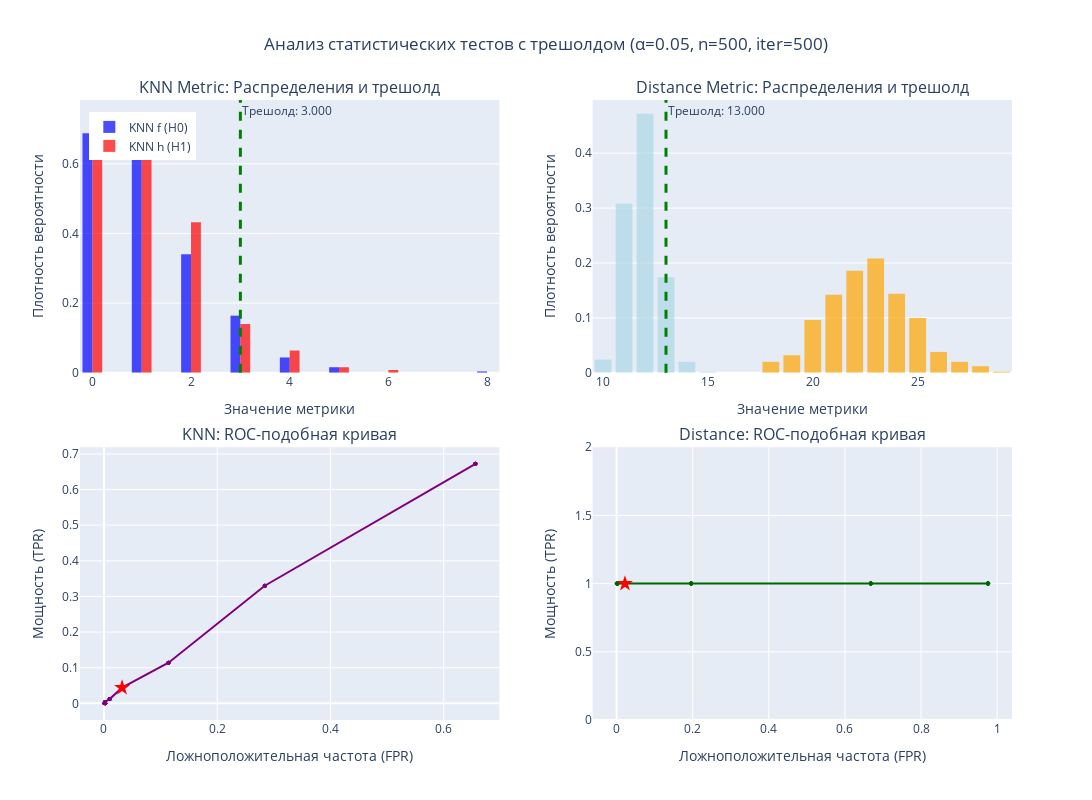

Here is the notebook cell this chart was saved with:
### Code cell
fig = make_subplots(
    rows=2,
    cols=2,
    subplot_titles=(
        "KNN Metric: Распределения и трешолд",
        "Distance Metric: Распределения и трешолд",
        "KNN: ROC-подобная кривая",
        "Distance: ROC-подобная кривая",
    ),
    specs=[
        [{"secondary_y": False}, {"secondary_y": False}],
        [{"secondary_y": False}, {"secondary_y": False}],
    ],
    vertical_spacing=0.12,
    horizontal_spacing=0.1,
)

fig.add_trace(
    go.Histogram(
        x=knn_f,
        name="KNN f (H0)",
        opacity=0.7,
        nbinsx=30,
        marker_color="blue",
        histnorm="probability density",
    ),
    row=1,
    col=1,
)

fig.add_trace(
    go.Histogram(
        x=knn_h,
        name="KNN h (H1)",
        opacity=0.7,
        nbinsx=30,
        marker_color="red",
        histnorm="probability density",
    ),
    row=1,
    col=1,
)

fig.add_vline(
    x=knn_thr,
    line=dict(color="green", width=3, dash="dash"),
    annotation_text=f"Трешолд: {knn_thr:.3f}",
    row=1,
    col=1,
)

fig.add_trace(
    go.Histogram(
        x=dist_f,
        name="Distance f (H0)",
        opacity=0.7,
        nbinsx=30,
        marker_color="lightblue",
        histnorm="probability density",
        showlegend=False,
    ),
    row=1,
    col=2,
)

fig.add_trace(
    go.Histogram(
        x=dist_h,
        name="Distance h (H1)",
        opacity=0.7,
        nbinsx=30,
        marker_color="orange",
        histnorm="probability density",
        showlegend=False,
    ),
    row=1,
    col=2,
)

fig.add_vline(
    x=dist_thr,
    line=dict(color="green", width=3, dash="dash"),
    annotation_text=f"Трешолд: {dist_thr:.3f}",
    row=1,
    col=2,
)

thresholds_knn: np.ndarray = np.linspace(min(knn_f), max(knn_f), 50)
power_knn: List[float] = [
    sum(np.array(knn_h) > thr) / len(knn_h) for thr in thresholds_knn
]
fpr_knn: List[float] = [
    sum(np.array(knn_f) > thr) / len(knn_f) for thr in thresholds_knn
]

fig.add_trace(
    go.Scatter(
        x=fpr_knn,
        y=power_knn,
        mode="lines+markers",
        name="KNN ROC",
        line=dict(color="purple", width=2),
        marker=dict(size=4),
        showlegend=False,
    ),
    row=2,
    col=1,
)

current_fpr_knn: float = sum(np.array(knn_f) > knn_thr) / len(knn_f)
current_power_knn: float = sum(np.array(knn_h) > knn_thr) / len(knn_h)
fig.add_trace(
    go.Scatter(
        x=[current_fpr_knn],
        y=[current_power_knn],
        mode="markers",
        marker=dict(size=12, color="red", symbol="star"),
        name=f"α={a}",
        showlegend=False,
    ),
    row=2,
    col=1,
)

thresholds_dist: np.ndarray = np.linspace(min(dist_f), max(dist_f), 50)
power_dist: List[float] = [
    sum(np.array(dist_h) > thr) / len(dist_h) for thr in thresholds_dist
]
fpr_dist: List[float] = [
    sum(np.array(dist_f) > thr) / len(dist_f) for thr in thresholds_dist
]

fig.add_trace(
    go.Scatter(
        x=fpr_dist,
        y=power_dist,
        mode="lines+markers",
        name="Distance ROC",
        line=dict(color="darkgreen", width=2),
        marker=dict(size=4),
        showlegend=False,
    ),
    row=2,
    col=2,
)

current_fpr_dist: float = sum(np.array(dist_f) > dist_thr) / len(dist_f)
current_power_dist: float = sum(np.array(dist_h) > dist_thr) / len(dist_h)
fig.add_trace(
    go.Scatter(
        x=[current_fpr_dist],
        y=[current_power_dist],
        mode="markers",
        marker=dict(size=12, color="red", symbol="star"),
        name=f"α={a}",
        showlegend=False,
    ),
    row=2,
    col=2,
)

fig.update_xaxes(title_text="Значение метрики", row=1, col=1)
fig.update_xaxes(title_text="Значение метрики", row=1, col=2)
fig.update_xaxes(title_text="Ложноположительная частота (FPR)", row=2, col=1)
fig.update_xaxes(title_text="Ложноположительная частота (FPR)", row=2, col=2)

fig.update_yaxes(title_text="Плотность вероятности", row=1, col=1)
fig.update_yaxes(title_text="Плотность вероятности", row=1, col=2)
fig.update_yaxes(title_text="Мощность (TPR)", row=2, col=1)
fig.update_yaxes(title_text="Мощность (TPR)", row=2, col=2)

fig.update_layout(
    title_text=f"Анализ статистических тестов с трешолдом (α={a}, n={n}, iter={mc_iter})",
    title_x=0.5,
    width=1300,
    height=800,
    showlegend=True,
    legend=dict(yanchor="top", y=0.98, xanchor="left", x=0.01),
)

fig.show()

### Figure 1 — Plotly figure (JSON) as saved in the notebook; plotly's stock layout.template omitted (floating-point values rounded to 4 significant figures; data arrays with more than 128 entries replaced by an {"elided": "..."} marker saying what was removed)
{"data": [{"histnorm": "probability density", "marker": {"color": "blue"}, "name": "KNN f (H0)", "nbinsx": 30, "opacity": 0.7, "type": "histogram", "x": {"elided": "500 int values"}, "xaxis": "x", "yaxis": "y"}, {"histnorm": "probability density", "marker": {"color": "red"}, "name": "KNN h (H1)", "nbinsx": 30, "opacity": 0.7, "type": "histogram", "x": {"elided": "500 int values"}, "xaxis": "x", "yaxis": "y"}, {"histnorm": "probability density", "marker": {"color": "lightblue"}, "name": "Distance f (H0)", "nbinsx": 30, "opacity": 0.7, "showlegend": false, "type": "histogram", "x": {"elided": "500 int values"}, "xaxis": "x2", "yaxis": "y2"}, {"histnorm": "probability density", "marker": {"color": "orange"}, "name": "Distance h (H1)", "nbinsx": 30, "opacity": 0.7, "showlegend": false, "type": "histogram", "x": {"elided": "500 int values"}, "xaxis": "x2", "yaxis": "y2"}, {"line": {"color": "purple", "width": 2}, "marker": {"size": 4}, "mode": "lines+markers", "name": "KNN ROC", "showlegend": false, "type": "scatter", "x": [0.656, 0.656, 0.656, 0.656, 0.656, 0.656, 0.656, 0.284, 0.284, 0.284, 0.284, 0.284, 0.284, 0.114, 0.114, 0.114, 0.114, 0.114, 0.114, 0.032, 0.032, 0.032, 0.032, 0.032, 0.032, 0.01, 0.01, 0.01, 0.01, 0.01, 0.01, 0.002, 0.002, 0.002, 0.002, 0.002, 0.002, 0.002, 0.002, 0.002, 0.002, 0.002, 0.002, 0.002, 0.002, 0.002, 0.002, 0.002, 0.002, 0], "xaxis": "x3", "y": [0.672, 0.672, 0.672, 0.672, 0.672, 0.672, 0.672, 0.33, 0.33, 0.33, 0.33, 0.33, 0.33, 0.114, 0.114, 0.114, 0.114, 0.114, 0.114, 0.044, 0.044, 0.044, 0.044, 0.044, 0.044, 0.012, 0.012, 0.012, 0.012, 0.012, 0.012, 0.004, 0.004, 0.004, 0.004, 0.004, 0.004, 0, 0, 0, 0, 0, 0, 0, 0, 0, 0, 0, 0, 0], "yaxis": "y3"}, {"marker": {"color": "red", "size": 12, "symbol": "star"}, "mode": "markers", "name": "α=0.05", "showlegend": false, "type": "scatter", "x": [0.032], "xaxis": "x3", "y": [0.044], "yaxis": "y3"}, {"line": {"color": "darkgreen", "width": 2}, "marker": {"size": 4}, "mode": "lines+markers", "name": "Distance ROC", "showlegend": false, "type": "scatter", "x": [0.976, 0.976, 0.976, 0.976, 0.976, 0.976, 0.976, 0.976, 0.976, 0.976, 0.668, 0.668, 0.668, 0.668, 0.668, 0.668, 0.668, 0.668, 0.668, 0.668, 0.196, 0.196, 0.196, 0.196, 0.196, 0.196, 0.196, 0.196, 0.196, 0.196, 0.022, 0.022, 0.022, 0.022, 0.022, 0.022, 0.022, 0.022, 0.022, 0.022, 0.002, 0.002, 0.002, 0.002, 0.002, 0.002, 0.002, 0.002, 0.002, 0], "xaxis": "x4", "y": [1, 1, 1, 1, 1, 1, 1, 1, 1, 1, 1, 1, 1, 1, 1, 1, 1, 1, 1, 1, 1, 1, 1, 1, 1, 1, 1, 1, 1, 1, 1, 1, 1, 1, 1, 1, 1, 1, 1, 1, 1, 1, 1, 1, 1, 1, 1, 1, 1, 1], "yaxis": "y4"}, {"marker": {"color": "red", "size": 12, "symbol": "star"}, "mode": "markers", "name": "α=0.05", "showlegend": false, "type": "scatter", "x": [0.022], "xaxis": "x4", "y": [1], "yaxis": "y4"}], "layout": {"annotations": [{"font": {"size": 16}, "showarrow": false, "text": "KNN Metric: Распределения и трешолд", "x": 0.225, "xanchor": "center", "xref": "paper", "y": 1, "yanchor": "bottom", "yref": "paper"}, {"font": {"size": 16}, "showarrow": false, "text": "Distance Metric: Распределения и трешолд", "x": 0.775, "xanchor": "center", "xref": "paper", "y": 1, "yanchor": "bottom", "yref": "paper"}, {"font": {"size": 16}, "showarrow": false, "text": "KNN: ROC-подобная кривая", "x": 0.225, "xanchor": "center", "xref": "paper", "y": 0.44, "yanchor": "bottom", "yref": "paper"}, {"font": {"size": 16}, "showarrow": false, "text": "Distance: ROC-подобная кривая", "x": 0.775, "xanchor": "center", "xref": "paper", "y": 0.44, "yanchor": "bottom", "yref": "paper"}, {"showarrow": false, "text": "Трешолд: 3.000", "x": 3, "xanchor": "left", "xref": "x", "y": 1, "yanchor": "top", "yref": "y domain"}, {"showarrow": false, "text": "Трешолд: 13.000", "x": 13, "xanchor": "left", "xref": "x2", "y": 1, "yanchor": "top", "yref": "y2 domain"}], "height": 800, "legend": {"x": 0.01, "xanchor": "left", "y": 0.98, "yanchor": "top"}, "shapes": [{"line": {"color": "green", "dash": "dash", "width": 3}, "type": "line", "x0": 3, "x1": 3, "xref": "x", "y0": 0, "y1": 1, "yref": "y domain"}, {"line": {"color": "green", "dash": "dash", "width": 3}, "type": "line", "x0": 13, "x1": 13, "xref": "x2", "y0": 0, "y1": 1, "yref": "y2 domain"}], "showlegend": true, "title": {"text": "Анализ статистических тестов с трешолдом (α=0.05, n=500, iter=500)", "x": 0.5}, "width": 1300, "xaxis": {"anchor": "y", "domain": [0, 0.45], "title": {"text": "Значение метрики"}}, "xaxis2": {"anchor": "y2", "domain": [0.55, 1], "title": {"text": "Значение метрики"}}, "xaxis3": {"anchor": "y3", "domain": [0, 0.45], "title": {"text": "Ложноположительная частота (FPR)"}}, "xaxis4": {"anchor": "y4", "domain": [0.55, 1], "title": {"text": "Ложноположительная частота (FPR)"}}, "yaxis": {"anchor": "x", "domain": [0.56, 1], "title": {"text": "Плотность вероятности"}}, "yaxis2": {"anchor": "x2", "domain": [0.56, 1], "title": {"text": "Плотность вероятности"}}, "yaxis3": {"anchor": "x3", "domain": [0, 0.44], "title": {"text": "Мощность (TPR)"}}, "yaxis4": {"anchor": "x4", "domain": [0, 0.44], "title": {"text": "Мощность (TPR)"}}}}
